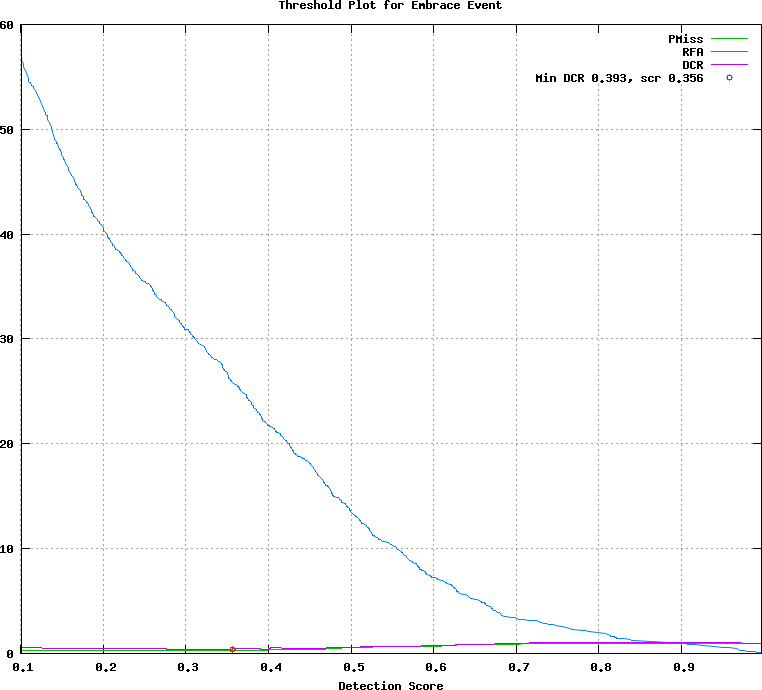

This chart was generated by the following gnuplot code:
## GNUPLOT command file
set terminal postscript color
set style data lines
set title 'Threshold Plot for Embrace Event'
set xlabel 'Detection Score'
set grid
set size ratio 0.85
plot [0.101000:0.997000]  \
  'test.det.Embrace_Event.dat.1' using 1:4 title 'PMiss' with lines lt 2, \
  'test.det.Embrace_Event.dat.1' using 1:5 title 'RFA' with lines lt 3, \
  'test.det.Embrace_Event.dat.1' using 1:6 title 'DCR' with lines lt 4, \
  'test.det.Embrace_Event.dat.2' using 1:2 title 'Min DCR 0.393, scr 0.356' with points lt 6
